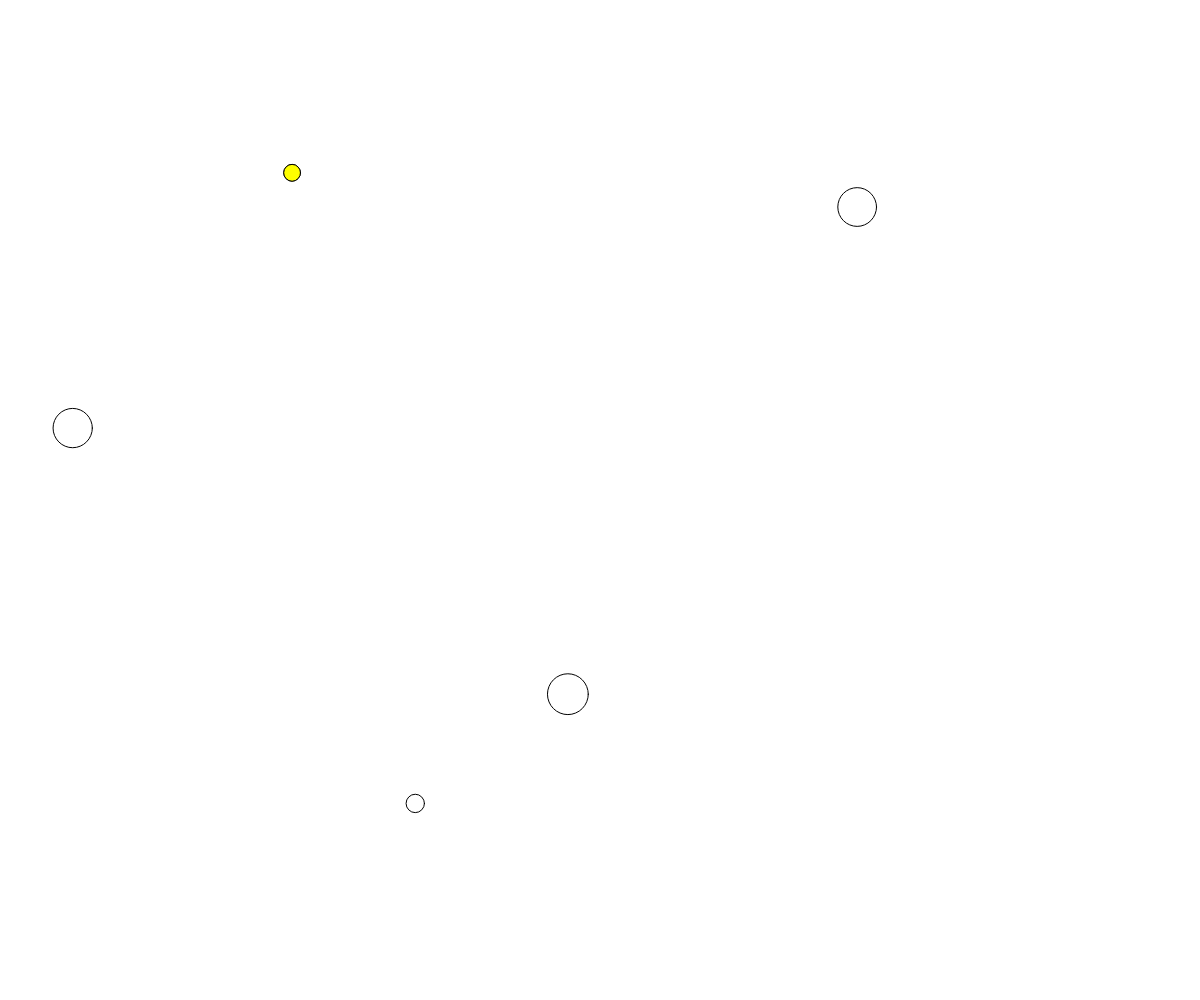
Frame 1 (no input)
Frame 60 (no input): identical to frame 1, image omitted
Frame 120 (the mouse pressed at the canvas centre since frame 60): identical to frame 1, image omitted

The p5.js sketch that drew this single still picture (run headless with seeded random() and noise() and a simulated clock; from frame 60 on, the mouse is pressed at the canvas centre):

// p5.js sketch
// ── sketch.js
// Find the Smallest Circle
// Sandha, Abhay
// 05 March, 2025

let NUM_CIRCLES = 5; x = 0; y = 0; size = 0;

function setup() {
  createCanvas(windowWidth, windowHeight);
  drawCircle();
}




function draw() {
 // background(220);
}

function drawCircle() {
  noFill();
  //variables to track smallest so far
  let smallestSize = Infinity;
  let smallX, smallY;

  for (let i = 0; i < NUM_CIRCLES; i++) {
    //generates the next circle
    let x = random(0, windowWidth);
    let y = random(0, windowHeight);
    let size = random(5, 50);
    //check "is this the smallest circle so far"
    circle(x, y, size);
    if (size < smallestSize) {
      smallestSize = size;
      smallX = x; smallY = y;
    }


  }
  fill(255, 255, 0);
  circle(smallX, smallY, smallestSize);
}
